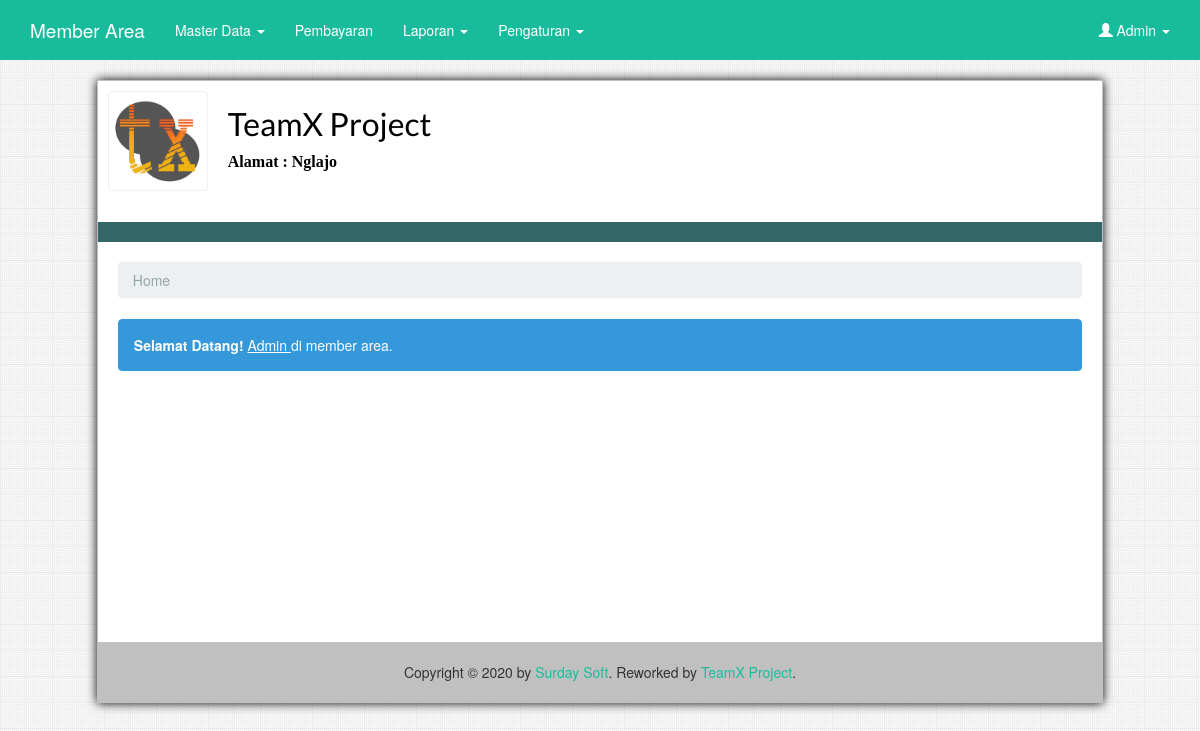
Before: /index.php (signed in) with the older database file.
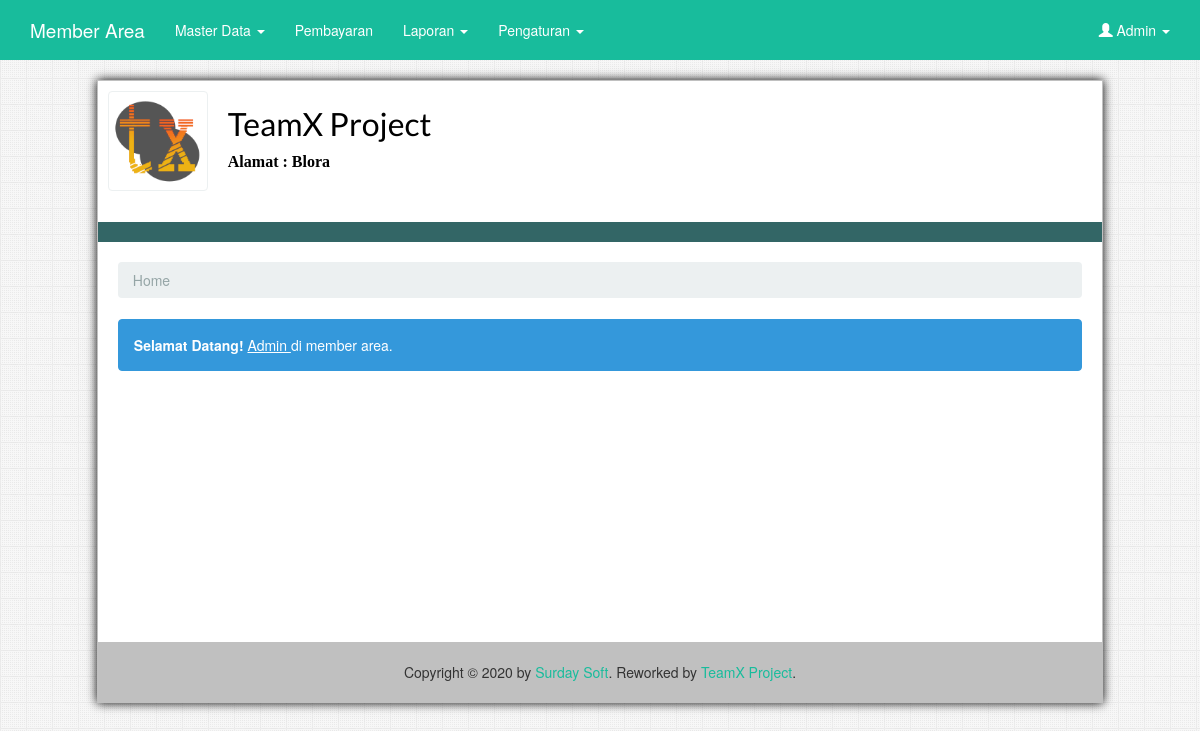
After: the same page with the newer database file.
### tables this page shows
CREATE TABLE `t_setting` (
  `id` int(1) NOT NULL,
  `nama` varchar(64) NOT NULL,
  `alamat` text NOT NULL,
  `pemilik` varchar(64) NOT NULL,
  `logo` varchar(100) NOT NULL
);

### index.php (the view, shortened to what this page needs)
<?php
  include "inc/config.php";
  $perusahaan = $db->prepare("SELECT * FROM t_setting limit 1");
  $perusahaan->execute();
  $seting = $perusahaan->fetch(PDO::FETCH_ASSOC);
?>
<html>
<head>
  <link href="css/bootstrap.css" rel="stylesheet">
  <link href="css/style.css" rel="stylesheet">
  <link rel="stylesheet" href="js/jquery/jquery-ui.css">
</head>
<body>
<div class="navbar navbar-inverse navbar-fixed-top">
      <div class="container">
        <div class="navbar-header">
          <a href="./" class="navbar-brand">Member Area</a>
        </div>
        <div class="navbar-collapse collapse" id="navbar-main">
          <ul class="nav navbar-nav">
            <?php if($_SESSION['level'] == 'admin'){ ;?>
            <li class="dropdown">
              <a class="dropdown-toggle" data-toggle="dropdown" href="#" id="themes">Master Data <span class="caret"></span></a>
            </li>
            <?php }?>
            <li><a href="?page=transaksi">Pembayaran</a></li>
            <li class="dropdown">
              <a class="dropdown-toggle" data-toggle="dropdown" href="#" id="themes">Laporan <span class="caret"></span></a>
            </li>
            <?php if($_SESSION['level'] == 'admin'){ ;?>
            <li class="dropdown">
              <a class="dropdown-toggle" data-toggle="dropdown" href="#" id="themes">Pengaturan <span class="caret"></span></a>
            </li>
            <?php }?>
          </ul>
          <ul class="nav navbar-nav navbar-right">
            <li class="dropdown">
              <a class="dropdown-toggle" data-toggle="dropdown" href="#" title="<?php echo ucfirst($_SESSION['username'])  ;?>" id="download"><span class="glyphicon glyphicon-user" aria-hidden="true"></span> <?php echo ucfirst($_SESSION['username'])  ;?> <span class="caret"></span></a>
            </li>
          </ul>
        </div>
      </div>
    </div>
<div id="wadah">
  <div id="kepala">
        <img src="img/logo.png" class="thumbnail span3" style="display: inline; float: left; margin-right: 20px; width: 100px; height: 100px">
        <h2 style="margin: 15px 0 10px 0; color: #000;"><?php echo $seting['nama'] ?></h2>
        <div style="color: #000; font-size: 16px; font-family: Tahoma" class="clearfix"><b>Alamat : <?php echo $seting['alamat'] ?></b></div>
  </div>
  <div id="isi">
  <?php
  $page = @$_GET['page'];
  $action = @$_GET['aksi'];
  if($page == "pelanggan"){
    if ($action == ""){
      include "view/l_pelanggan.php" ;
    }else if ($action == "tambah"){
      include "view/f_pelanggan.php" ;
    }else if ($action == "detail"){
      include "view/detail_pelanggan.php" ;
    }else if ($action == "edit"){
      include "view/u_pelanggan.php" ;
    }else if ($action == "delete"){
      include "view/l_pelanggan.php" ;
    }
  }else if ($page == "profil"){
    include "view/l_profil.php";
  }else if ($page == "perusahaan"){
    include "view/setting.php";
  }else if ($page == "rekapbayar"){
    include "view/rekap_laporan.php";
  }else if ($page == "logout"){
    include "logout.php";
  }else if ($page == ""){
    include "view/xyz.php" ;
  }else {
    include "view/404.php";
  }
  ?>
  </div>
  <div id="ekor">
  Copyright &copy; <?php echo date('Y'); ?> by <a href="http://surdaysoft.com" target="_blank" title="SurdaySoft"> Surday Soft</a>. Reworked by <a href="https://teamxproject.online" target="_blank" title="TeamX Project"> TeamX Project</a>.
  </div>
</div>
</body>
</html>

Changed rows visible on the page:
changed t_setting "TeamX Project": alamat "Nglajo" → "Blora"
